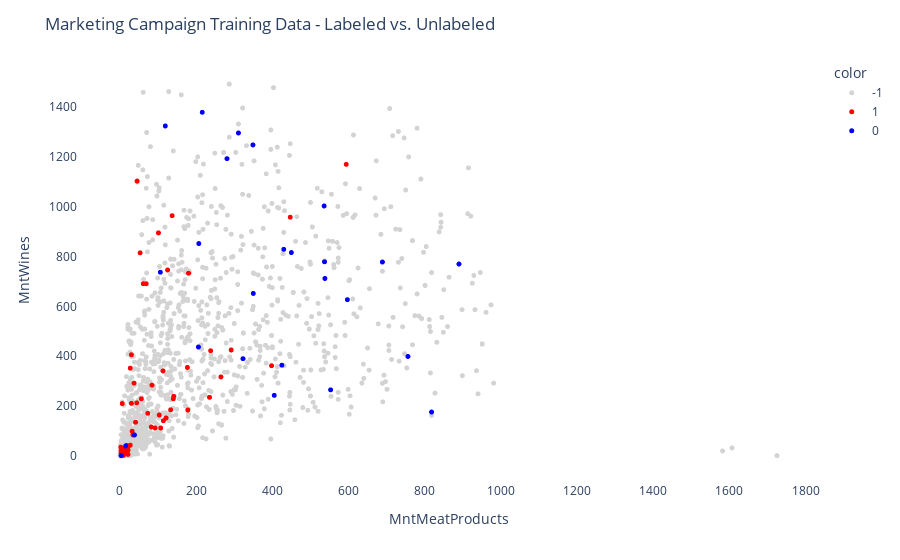

The code cell stored with this chart in its notebook:
### Markdown cell above
Finalmente, representemos los datos de entrenamiento en un diagrama de dispersión 2D para ver cómo se distribuyen las observaciones.

### Code cell
# Create a scatter plot
fig = px.scatter(df_train, x='MntMeatProducts', y='MntWines', opacity=1
                 , color=df_train['Dependents_Target'].astype(str),
                 color_discrete_sequence=['lightgrey', 'red', 'blue'],
                )

# Change chart background color
fig.update_layout(dict(plot_bgcolor = 'white'))

# Update axes lines
fig.update_xaxes(showgrid=True, gridwidth=1, gridcolor='white', 
                 zeroline=True, zerolinewidth=1, zerolinecolor='white', 
                 showline=True, linewidth=1, linecolor='white')

fig.update_yaxes(showgrid=True, gridwidth=1, gridcolor='white', 
                 zeroline=True, zerolinewidth=1, zerolinecolor='white', 
                 showline=True, linewidth=1, linecolor='white')

# Set figure title
fig.update_layout(title_text="Marketing Campaign Training Data - Labeled vs. Unlabeled")

# Update marker size
fig.update_traces(marker=dict(size=5))

fig.show()

### Figure 1 — Plotly figure (JSON) as saved in the notebook; plotly's stock layout.template omitted (floating-point values rounded to 4 significant figures; data arrays with more than 128 entries replaced by an {"elided": "..."} marker saying what was removed)
{"data": [{"hovertemplate": "color=-1<br>MntMeatProducts=%{x}<br>MntWines=%{y}<extra></extra>", "legendgroup": "-1", "marker": {"color": "lightgrey", "opacity": 1, "size": 5, "symbol": "circle"}, "mode": "markers", "name": "-1", "showlegend": true, "type": "scattergl", "x": {"elided": "1596 int values"}, "xaxis": "x", "y": {"elided": "1596 int values"}, "yaxis": "y"}, {"hovertemplate": "color=1<br>MntMeatProducts=%{x}<br>MntWines=%{y}<extra></extra>", "legendgroup": "1", "marker": {"color": "red", "opacity": 1, "size": 5, "symbol": "circle"}, "mode": "markers", "name": "1", "showlegend": true, "type": "scattergl", "x": [61, 6, 32, 30, 20, 41, 84, 101, 292, 3, 6, 113, 37, 27, 44, 180, 238, 10, 141, 133, 19, 235, 2, 140, 92, 137, 45, 10, 15, 125, 69, 22, 177, 265, 447, 7, 21, 82, 594, 121, 398, 56, 107, 14, 30, 9, 17, 3, 114, 53, 17, 103, 6, 27, 34, 178, 73, 21], "xaxis": "x", "y": [691, 31, 99, 211, 8, 135, 284, 895, 425, 21, 210, 341, 292, 352, 213, 733, 422, 19, 239, 185, 40, 235, 35, 229, 112, 964, 1103, 27, 13, 746, 691, 38, 355, 317, 958, 4, 23, 116, 1170, 152, 362, 229, 112, 19, 406, 2, 18, 10, 141, 815, 42, 164, 15, 43, 84, 184, 171, 6], "yaxis": "y"}, {"hovertemplate": "color=0<br>MntMeatProducts=%{x}<br>MntWines=%{y}<extra></extra>", "legendgroup": "0", "marker": {"color": "blue", "opacity": 1, "size": 5, "symbol": "circle"}, "mode": "markers", "name": "0", "showlegend": true, "type": "scattergl", "x": [119, 323, 756, 818, 890, 450, 538, 3, 537, 536, 597, 216, 425, 15, 350, 689, 405, 430, 38, 311, 207, 281, 106, 206, 553, 349], "xaxis": "x", "y": [1324, 390, 399, 176, 770, 816, 712, 1, 779, 1003, 627, 1379, 364, 40, 652, 778, 243, 829, 84, 1296, 852, 1193, 737, 437, 265, 1248], "yaxis": "y"}], "layout": {"legend": {"title": {"text": "color"}, "tracegroupgap": 0}, "margin": {"t": 60}, "plot_bgcolor": "white", "title": {"text": "Marketing Campaign Training Data - Labeled vs. Unlabeled"}, "xaxis": {"anchor": "y", "domain": [0, 1], "gridcolor": "white", "gridwidth": 1, "linecolor": "white", "linewidth": 1, "showgrid": true, "showline": true, "title": {"text": "MntMeatProducts"}, "zeroline": true, "zerolinecolor": "white", "zerolinewidth": 1}, "yaxis": {"anchor": "x", "domain": [0, 1], "gridcolor": "white", "gridwidth": 1, "linecolor": "white", "linewidth": 1, "showgrid": true, "showline": true, "title": {"text": "MntWines"}, "zeroline": true, "zerolinecolor": "white", "zerolinewidth": 1}}}
